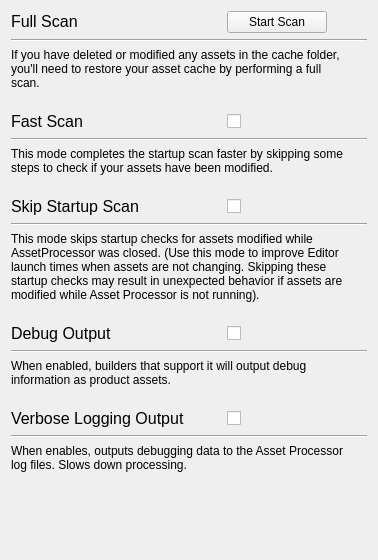
        <widget class="QWidget" name="SettingsPage">
         <layout class="QVBoxLayout" name="verticalLayout">
          <item>
           <layout class="QVBoxLayout" name="fullScanLayout">
            <item>
             <layout class="QHBoxLayout" name="fullScanHeaderLayout">
              <item>
               <widget class="QLabel" name="fullScanHeader">
                <property name="minimumSize">
                 <size>
                  <width>190</width>
                  <height>0</height>
                 </size>
                </property>
                <property name="font">
                 <font>
                  <pointsize>12</pointsize>
                 </font>
                </property>
                <property name="text">
                 <string>&lt;html&gt;&lt;head/&gt;&lt;body&gt;&lt;p&gt;&lt;span style=&quot; font-size:12pt;&quot;&gt;Full Scan&lt;/span&gt;&lt;/p&gt;&lt;/body&gt;&lt;/html&gt;</string>
                </property>
                <property name="wordWrap">
                 <bool>true</bool>
                </property>
               </widget>
              </item>
              <item>
               <spacer name="horizontalSpacer_3">
                <property name="orientation">
                 <enum>Qt::Horizontal</enum>
                </property>
                <property name="sizeType">
                 <enum>QSizePolicy::Fixed</enum>
                </property>
                <property name="sizeHint" stdset="0">
                 <size>
                  <width>20</width>
                  <height>20</height>
                 </size>
                </property>
               </spacer>
              </item>
              <item>
               <widget class="QPushButton" name="fullScanButton">
                <property name="sizePolicy">
                 <sizepolicy hsizetype="Fixed" vsizetype="Fixed">
                  <horstretch>0</horstretch>
                  <verstretch>0</verstretch>
                 </sizepolicy>
                </property>
                <property name="minimumSize">
                 <size>
                  <width>100</width>
                  <height>0</height>
                 </size>
                </property>
                <property name="text">
                 <string>Start Scan</string>
                </property>
               </widget>
              </item>
              <item>
               <spacer name="horizontalSpacer_4">
                <property name="orientation">
                 <enum>Qt::Horizontal</enum>
                </property>
                <property name="sizeHint" stdset="0">
                 <size>
                  <width>40</width>
                  <height>20</height>
                 </size>
                </property>
               </spacer>
              </item>
             </layout>
            </item>
            <item>
             <widget class="Line" name="line_2">
              <property name="frameShadow">
               <enum>QFrame::Sunken</enum>
              </property>
              <property name="orientation">
               <enum>Qt::Horizontal</enum>
              </property>
             </widget>
            </item>
            <item>
             <layout class="QHBoxLayout" name="horizontalLayout_12">
              <item>
               <widget class="QLabel" name="fullScanDescriptionText">
                <property name="text">
                 <string>&lt;html&gt;&lt;head/&gt;&lt;body&gt;&lt;p&gt;If you have deleted or modified any assets in the cache folder, you'll need to restore your asset cache by performing a full scan.&lt;/p&gt;&lt;/body&gt;&lt;/html&gt;</string>
                </property>
                <property name="scaledContents">
                 <bool>false</bool>
                </property>
                <property name="wordWrap">
                 <bool>true</bool>
                </property>
               </widget>
              </item>
              <item>
               <spacer name="indentSpacer2">
                <property name="orientation">
                 <enum>Qt::Horizontal</enum>
                </property>
                <property name="sizeType">
                 <enum>QSizePolicy::Fixed</enum>
                </property>
                <property name="sizeHint" stdset="0">
                 <size>
                  <width>20</width>
                  <height>20</height>
                 </size>
                </property>
               </spacer>
              </item>
             </layout>
            </item>
           </layout>
          </item>
          <item>
           <spacer name="gapSpacer1">
            <property name="orientation">
             <enum>Qt::Vertical</enum>
            </property>
            <property name="sizeType">
             <enum>QSizePolicy::Fixed</enum>
            </property>
            <property name="sizeHint" stdset="0">
             <size>
              <width>16</width>
              <height>16</height>
             </size>
            </property>
           </spacer>
          </item>
          <item>
           <layout class="QVBoxLayout" name="fastScanLayout">
            <item>
             <layout class="QHBoxLayout" name="fastScanHeaderLayout">
              <item>
               <widget class="QLabel" name="fastScanHeader">
                <property name="minimumSize">
                 <size>
                  <width>190</width>
                  <height>0</height>
                 </size>
                </property>
                <property name="maximumSize">
                 <size>
                  <width>16777215</width>
                  <height>16777215</height>
                 </size>
                </property>
                <property name="font">
                 <font>
                  <pointsize>12</pointsize>
                 </font>
                </property>
                <property name="mouseTracking">
                 <bool>true</bool>
                </property>
                <property name="text">
                 <string>&lt;html&gt;&lt;head/&gt;&lt;body&gt;&lt;p&gt;&lt;span style=&quot; font-size:12pt;&quot;&gt;Fast Scan&lt;/span&gt;&lt;/p&gt;&lt;/body&gt;&lt;/html&gt;</string>
                </property>
               </widget>
              </item>
              <item>
               <spacer name="horizontalSpacer_1">
                <property name="orientation">
                 <enum>Qt::Horizontal</enum>
                </property>
                <property name="sizeType">
                 <enum>QSizePolicy::Fixed</enum>
                </property>
                <property name="sizeHint" stdset="0">
                 <size>
                  <width>20</width>
                  <height>20</height>
                 </size>
                </property>
               </spacer>
              </item>
              <item>
               <widget class="QCheckBox" name="modtimeSkippingCheckBox">
                <property name="sizePolicy">
                 <sizepolicy hsizetype="Fixed" vsizetype="Fixed">
                  <horstretch>0</horstretch>
                  <verstretch>0</verstretch>
                 </sizepolicy>
                </property>
                <property name="minimumSize">
                 <size>
                  <width>100</width>
                  <height>0</height>
                 </size>
                </property>
                <property name="text">
                 <string/>
                </property>
               </widget>
              </item>
              <item>
               <spacer name="horizontalSpacer_2">
                <property name="orientation">
                 <enum>Qt::Horizontal</enum>
                </property>
                <property name="sizeType">
                 <enum>QSizePolicy::Expanding</enum>
                </property>
                <property name="sizeHint" stdset="0">
                 <size>
                  <width>40</width>
                  <height>20</height>
                 </size>
                </property>
               </spacer>
              </item>
             </layout>
            </item>
            <item>
             <widget class="Line" name="line">
              <property name="orientation">
               <enum>Qt::Horizontal</enum>
              </property>
             </widget>
            </item>
            <item>
             <layout class="QHBoxLayout" name="horizontalLayout_3">
              <item>
               <widget class="QLabel" name="modtimeSkippingDescription">
                <property name="text">
                 <string>&lt;html&gt;&lt;head/&gt;&lt;body&gt;&lt;p&gt;This mode completes the startup scan faster by skipping some steps to check if your assets have been modified.&lt;/p&gt;&lt;/body&gt;&lt;/html&gt;</string>
                </property>
                <property name="scaledContents">
                 <bool>false</bool>
                </property>
                <property name="wordWrap">
                 <bool>true</bool>
                </property>
               </widget>
              </item>
              <item>
               <spacer name="indentSpacer1">
                <property name="orientation">
                 <enum>Qt::Horizontal</enum>
                </property>
                <property name="sizeType">
                 <enum>QSizePolicy::Fixed</enum>
                </property>
                <property name="sizeHint" stdset="0">
                 <size>
                  <width>20</width>
                  <height>20</height>
                 </size>
                </property>
               </spacer>
              </item>
             </layout>
            </item>
           </layout>
          </item>
          <item>
           <spacer name="gapSpacer2">
            <property name="orientation">
             <enum>Qt::Vertical</enum>
            </property>
            <property name="sizeType">
             <enum>QSizePolicy::Fixed</enum>
            </property>
            <property name="sizeHint" stdset="0">
             <size>
              <width>16</width>
              <height>16</height>
             </size>
            </property>
           </spacer>
          </item>
          <item>
           <layout class="QVBoxLayout" name="disableStartupScanLayout">
            <item>
             <layout class="QHBoxLayout" name="disableStartupScanHeaderLayout">
              <item>
               <widget class="QLabel" name="disableStartupScanHeader">
                <property name="minimumSize">
                 <size>
                  <width>190</width>
                  <height>0</height>
                 </size>
                </property>
                <property name="font">
                 <font>
                  <pointsize>12</pointsize>
                 </font>
                </property>
                <property name="text">
                 <string>&lt;html&gt;&lt;head/&gt;&lt;body&gt;&lt;p&gt;&lt;span style=&quot; font-size:12pt;&quot;&gt;Skip Startup Scan&lt;/span&gt;&lt;/p&gt;&lt;/body&gt;&lt;/html&gt;</string>
                </property>
               </widget>
              </item>
              <item>
               <spacer name="horizontalSpacer_5">
                <property name="orientation">
                 <enum>Qt::Horizontal</enum>
                </property>
                <property name="sizeType">
                 <enum>QSizePolicy::Fixed</enum>
                </property>
                <property name="sizeHint" stdset="0">
                 <size>
                  <width>20</width>
                  <height>20</height>
                 </size>
                </property>
               </spacer>
              </item>
              <item>
               <widget class="QCheckBox" name="disableStartupScanCheckBox">
                <property name="sizePolicy">
                 <sizepolicy hsizetype="Fixed" vsizetype="Fixed">
                  <horstretch>0</horstretch>
                  <verstretch>0</verstretch>
                 </sizepolicy>
                </property>
                <property name="minimumSize">
                 <size>
                  <width>100</width>
                  <height>0</height>
                 </size>
                </property>
                <property name="text">
                 <string/>
                </property>
               </widget>
              </item>
              <item>
               <spacer name="horizontalSpacer_6">
                <property name="orientation">
                 <enum>Qt::Horizontal</enum>
                </property>
                <property name="sizeHint" stdset="0">
                 <size>
                  <width>40</width>
                  <height>20</height>
                 </size>
                </property>
               </spacer>
              </item>
             </layout>
            </item>
            <item>
             <widget class="Line" name="line_3">
              <property name="orientation">
               <enum>Qt::Horizontal</enum>
              </property>
             </widget>
            </item>
            <item>
             <layout class="QHBoxLayout" name="skipinitialcheck_horizontalLayout">
              <item>
               <widget class="QLabel" name="skipinitialdatabaseDescription">
                <property name="text">
                 <string>&lt;html&gt;&lt;head/&gt;&lt;body&gt;&lt;p&gt;This mode skips startup checks for assets modified while AssetProcessor was closed. (Use this mode to improve Editor launch times when assets are not changing. Skipping these startup checks may result in unexpected behavior if assets are modified while Asset Processor is not running).&lt;/p&gt;&lt;/body&gt;&lt;/html&gt;</string>
                </property>
                <property name="scaledContents">
                 <bool>false</bool>
                </property>
                <property name="wordWrap">
                 <bool>true</bool>
                </property>
               </widget>
              </item>
              <item>
               <spacer name="indentSpacer3">
                <property name="orientation">
                 <enum>Qt::Horizontal</enum>
                </property>
                <property name="sizeType">
                 <enum>QSizePolicy::Fixed</enum>
                </property>
                <property name="sizeHint" stdset="0">
                 <size>
                  <width>20</width>
                  <height>20</height>
                 </size>
                </property>
               </spacer>
              </item>
             </layout>
            </item>
           </layout>
          </item>
          <item>
           <spacer name="gapSpacer3">
            <property name="orientation">
             <enum>Qt::Vertical</enum>
            </property>
            <property name="sizeType">
             <enum>QSizePolicy::Fixed</enum>
            </property>
            <property name="sizeHint" stdset="0">
             <size>
              <width>16</width>
              <height>16</height>
             </size>
            </property>
           </spacer>
          </item>
          <item>
           <layout class="QVBoxLayout" name="debugOutputLayout">
            <item>
             <layout class="QHBoxLayout" name="debugOutputHeaderLayout">
              <item>
               <widget class="QLabel" name="debugOutputHeader">
                <property name="minimumSize">
                 <size>
                  <width>190</width>
                  <height>0</height>
                 </size>
                </property>
                <property name="baseSize">
                 <size>
                  <width>0</width>
                  <height>0</height>
                 </size>
                </property>
                <property name="font">
                 <font>
                  <pointsize>12</pointsize>
                 </font>
                </property>
                <property name="text">
                 <string>&lt;html&gt;&lt;head/&gt;&lt;body&gt;&lt;p&gt;&lt;span style=&quot; font-size:12pt;&quot;&gt;Debug Output&lt;/span&gt;&lt;/p&gt;&lt;/body&gt;&lt;/html&gt;</string>
                </property>
               </widget>
              </item>
              <item>
               <spacer name="horizontalSpacer_7">
                <property name="orientation">
                 <enum>Qt::Horizontal</enum>
                </property>
                <property name="sizeType">
                 <enum>QSizePolicy::Fixed</enum>
                </property>
                <property name="sizeHint" stdset="0">
                 <size>
                  <width>20</width>
                  <height>20</height>
                 </size>
                </property>
               </spacer>
              </item>
              <item>
               <widget class="QCheckBox" name="debugOutputCheckBox">
                <property name="sizePolicy">
                 <sizepolicy hsizetype="Fixed" vsizetype="Fixed">
                  <horstretch>0</horstretch>
                  <verstretch>0</verstretch>
                 </sizepolicy>
                </property>
                <property name="minimumSize">
                 <size>
                  <width>100</width>
                  <height>0</height>
                 </size>
                </property>
                <property name="text">
                 <string/>
                </property>
               </widget>
              </item>
              <item>
               <spacer name="horizontalSpacer_8">
                <property name="orientation">
                 <enum>Qt::Horizontal</enum>
                </property>
                <property name="sizeHint" stdset="0">
                 <size>
                  <width>40</width>
                  <height>20</height>
                 </size>
                </property>
               </spacer>
              </item>
             </layout>
            </item>
            <item>
             <widget class="Line" name="line_4">
              <property name="minimumSize">
               <size>
                <width>0</width>
                <height>0</height>
               </size>
              </property>
              <property name="baseSize">
               <size>
                <width>0</width>
                <height>0</height>
               </size>
              </property>
              <property name="orientation">
               <enum>Qt::Horizontal</enum>
              </property>
             </widget>
            </item>
            <item>
             <layout class="QHBoxLayout" name="horizontalLayout_6">
              <item>
               <widget class="QLabel" name="debugOutputCheckBoxDescription">
                <property name="text">
                 <string>&lt;html&gt;&lt;head/&gt;&lt;body&gt;&lt;p&gt;When enabled, builders that support it will output debug information as product assets.&lt;/p&gt;&lt;/body&gt;&lt;/html&gt;</string>
                </property>
                <property name="scaledContents">
                 <bool>false</bool>
                </property>
                <property name="wordWrap">
                 <bool>true</bool>
                </property>
               </widget>
              </item>
              <item>
               <spacer name="indentSpacer4">
                <property name="orientation">
                 <enum>Qt::Horizontal</enum>
                </property>
                <property name="sizeType">
                 <enum>QSizePolicy::Fixed</enum>
                </property>
                <property name="sizeHint" stdset="0">
                 <size>
                  <width>20</width>
                  <height>20</height>
                 </size>
                </property>
               </spacer>
              </item>
             </layout>
            </item>
           </layout>
          </item>
          <item>
           <spacer name="gapSpacer4">
            <property name="orientation">
             <enum>Qt::Vertical</enum>
            </property>
            <property name="sizeType">
             <enum>QSizePolicy::Fixed</enum>
            </property>
            <property name="sizeHint" stdset="0">
             <size>
              <width>16</width>
              <height>16</height>
             </size>
            </property>
           </spacer>
          </item>
          <item>
           <layout class="QVBoxLayout" name="logFileLevelLayout">
            <item>
             <layout class="QHBoxLayout" name="logFileLevelLayoutLine">
              <item>
               <widget class="QLabel" name="logfileLevelHeader">
                <property name="minimumSize">
                 <size>
                  <width>190</width>
                  <height>0</height>
                 </size>
                </property>
                <property name="baseSize">
                 <size>
                  <width>0</width>
                  <height>0</height>
                 </size>
                </property>
                <property name="font">
                 <font>
                  <pointsize>12</pointsize>
                 </font>
                </property>
                <property name="text">
                 <string>&lt;html&gt;&lt;head/&gt;&lt;body&gt;&lt;p&gt;&lt;span style=&quot; font-size:12pt;&quot;&gt;Verbose Logging Output&lt;/span&gt;&lt;/p&gt;&lt;/body&gt;&lt;/html&gt;</string>
                </property>
               </widget>
              </item>
              <item>
               <spacer name="horizontalSpacer_9">
                <property name="orientation">
                 <enum>Qt::Horizontal</enum>
                </property>
                <property name="sizeType">
                 <enum>QSizePolicy::Fixed</enum>
                </property>
                <property name="sizeHint" stdset="0">
                 <size>
                  <width>20</width>
                  <height>20</height>
                 </size>
                </property>
               </spacer>
              </item>
              <item>
               <widget class="QCheckBox" name="verboseLoggingCheckbox">
                <property name="sizePolicy">
                 <sizepolicy hsizetype="Fixed" vsizetype="Fixed">
                  <horstretch>0</horstretch>
                  <verstretch>0</verstretch>
                 </sizepolicy>
                </property>
                <property name="minimumSize">
                 <size>
                  <width>100</width>
                  <height>0</height>
                 </size>
                </property>
                <property name="text">
                 <string/>
                </property>
               </widget>
              </item>
              <item>
               <spacer name="horizontalSpacer_10">
                <property name="orientation">
                 <enum>Qt::Horizontal</enum>
                </property>
                <property name="sizeHint" stdset="0">
                 <size>
                  <width>40</width>
                  <height>20</height>
                 </size>
                </property>
               </spacer>
              </item>
             </layout>
            </item>
            <item>
             <widget class="Line" name="line_5">
              <property name="minimumSize">
               <size>
                <width>0</width>
                <height>0</height>
               </size>
              </property>
              <property name="baseSize">
               <size>
                <width>0</width>
                <height>0</height>
               </size>
              </property>
              <property name="orientation">
               <enum>Qt::Horizontal</enum>
              </property>
             </widget>
            </item>
            <item>
             <layout class="QHBoxLayout" name="logFileLevelLayoutDescription">
              <item>
               <widget class="QLabel" name="logFileLevelDescription">
                <property name="text">
                 <string>&lt;html&gt;&lt;head/&gt;&lt;body&gt;&lt;p&gt;When enables, outputs debugging data to the Asset Processor log files.  Slows down processing.&lt;/p&gt;&lt;/body&gt;&lt;/html&gt;</string>
                </property>
                <property name="scaledContents">
                 <bool>false</bool>
                </property>
                <property name="wordWrap">
                 <bool>true</bool>
                </property>
               </widget>
              </item>
              <item>
               <spacer name="indentSpacer4_2">
                <property name="orientation">
                 <enum>Qt::Horizontal</enum>
                </property>
                <property name="sizeType">
                 <enum>QSizePolicy::Fixed</enum>
                </property>
                <property name="sizeHint" stdset="0">
                 <size>
                  <width>20</width>
                  <height>20</height>
                 </size>
                </property>
               </spacer>
              </item>
             </layout>
            </item>
           </layout>
          </item>
          <item>
           <spacer name="gapSpacer5">
            <property name="orientation">
             <enum>Qt::Vertical</enum>
            </property>
            <property name="sizeHint" stdset="0">
             <size>
              <width>16</width>
              <height>77</height>
             </size>
            </property>
           </spacer>
          </item>
         </layout>
        </widget>
